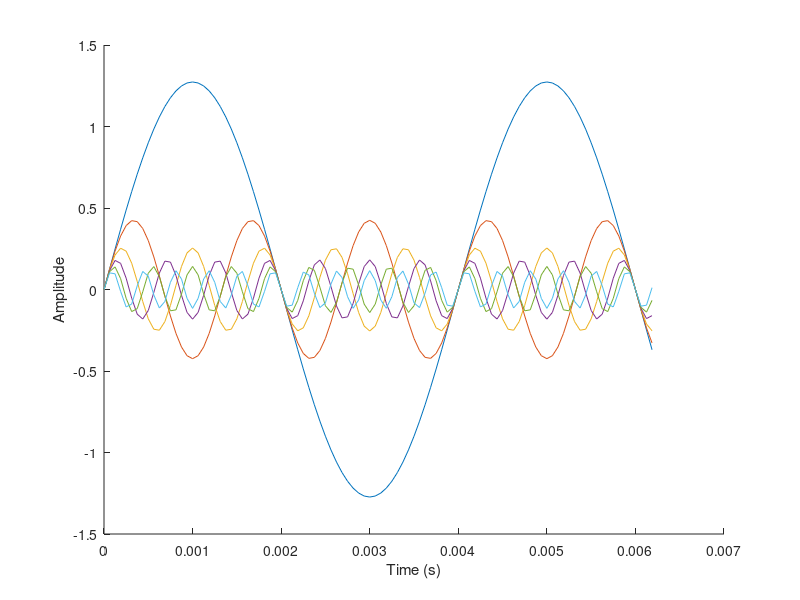
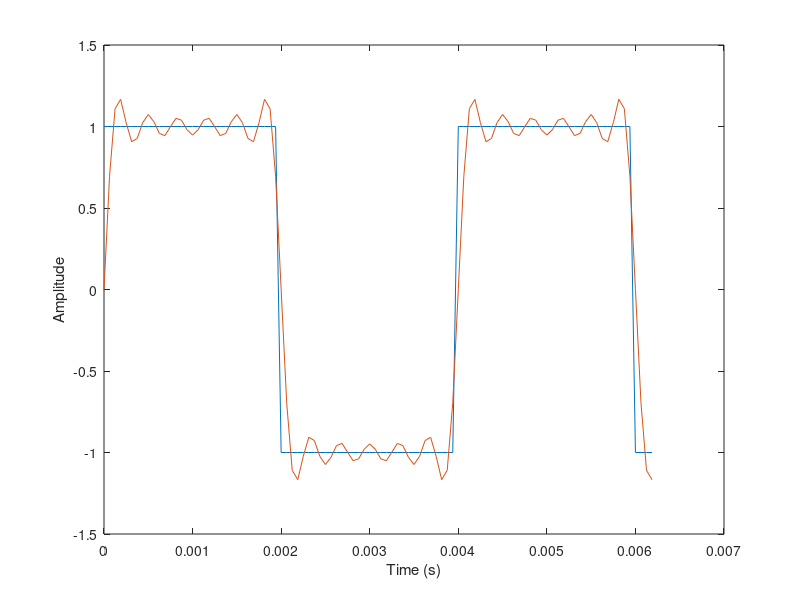

Reproduce these figures in MATLAB, in order. (Note: this script raises an error after producing the figures.)
% sqfs.m
% Plots a square wave and the sum of its Fourier Series.
% Requires the Signal Processing Toolbox
% WJD 17.6.02

%%%%%%%%%%%%%%%%%%% define some values %%%%%%%%%%%%%%%%%%%%%%%%%%%%%%%%%%%%%
close all;                                                                      % close any existing graphics windows
clear all;                                                                      % clear any existing data from memory
fs = 16000;                                                                     % set sampling freq for wavwrite
N = 16000;                                                                      % number of points in time series
deltat = 1/fs;                                                          % sampling interval
tmax = deltat*(N-1);                                            % how long are the signals?
t = 0:deltat:tmax;                                              % vector of (sampled) time values

%%%%%%%%%%%%%%%%%%% generate square wave %%%%%%%%%%%%%%%%%%%%%%%%%%%%%%%%%%%%
f1 = 250;                                                                       % set freq of square wave
H = 1;                                                                          % amplitude of square wave
signal = square(2*pi*f1*t);                     % generate square wave in the vector 'signal'

%%%%%%%%%%%%%%%%%%% sum Fourier Series %%%%%%%%%%%%%%%%%%%%%%%%%%%%%%%%%%%%%%%
sum = 0;                                                                                % summed Fourier Series
growth = 0;                                                                     % initialise a new 'sum'
hold on;                                                                                % draw subsequent graphs on the same pair of axes
for n = 1:2:11                                                          % only calculate odd harmonics, from 1 to 11
   b = 4*H/(n*pi);                                              % amplitudes of sine harmonics of F.S.
   harm = b * sin(n*2*pi*f1*t);         % create individual harmonic of F.S.
   plot(t(1:100),harm(1:100));          % plot first 100 points of each harmonic against time
   sum = sum + harm;                                            % add each harmonic to the sum of the F.S.
   growth = [growth sum];                               % concatonate the sum so far (for aural demo)
end
xlabel('Time (s)');
ylabel('Amplitude');

hold off;                                                                       % subsequent plot commands go on their own axes
figure;                                                                         % new graphics window
plot(t(1:100),signal(1:100),t(1:100),sum(1:100));       % Compare original square wave to its F.S.
xlabel('Time (s)');
ylabel('Amplitude');

%%%%%%%%%%%%%%%%%%% create wav files for demo %%%%%%%%%%%%%%%%%%%%%%%%%%%%%%
norm=max(abs(growth));                                  % find max value to allow normalisation to [-1,+1]
wavwrite(growth/norm,fs,'sqfs');                % the growing F.S. of the square wave
% The square wave has to be passed through a low-pass filter before creating
% a wav file, to avoid aliasing. The cut-off frequency of the LPF will be set at
% the Nyquist frequency (half the sampling frequency at which we write the wav file).
% Note that we deal with filtering later in the course! Don't expect to understand this
% bit in week 1!
ts=linspace(-0.5,0.5,N);                                % time values at which to create filter coefficients
fc=fs/2;                                                                                % filter cut-off frequency set to Nyquist freq
h=sinc(ts*fc);                                                          % filter coefficients (simple LPF)
lpfsig=conv(signal,h);                                  % use convolution to filter the signal
lpfsig(1:N-1)=[];                                                       % truncate initial transient from filtered signal
norm=max(abs(lpfsig));                                  % find max value to allow normalisation to [-1,+1]
wavwrite(lpfsig/norm,fs,'square');      % write the filtered square wave to file
